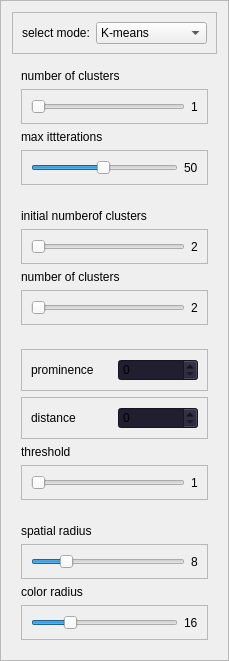
            <widget class="QFrame" name="frame_3">
             <property name="sizePolicy">
              <sizepolicy hsizetype="Preferred" vsizetype="Preferred">
               <horstretch>0</horstretch>
               <verstretch>0</verstretch>
              </sizepolicy>
             </property>
             <property name="frameShape">
              <enum>QFrame::StyledPanel</enum>
             </property>
             <property name="frameShadow">
              <enum>QFrame::Raised</enum>
             </property>
             <layout class="QVBoxLayout" name="verticalLayout_4">
              <item>
               <widget class="QFrame" name="frame_14">
                <property name="frameShape">
                 <enum>QFrame::StyledPanel</enum>
                </property>
                <property name="frameShadow">
                 <enum>QFrame::Raised</enum>
                </property>
                <layout class="QHBoxLayout" name="horizontalLayout_3">
                 <item>
                  <widget class="QLabel" name="label_2">
                   <property name="maximumSize">
                    <size>
                     <width>16777215</width>
                     <height>35</height>
                    </size>
                   </property>
                   <property name="text">
                    <string>select mode:</string>
                   </property>
                  </widget>
                 </item>
                 <item>
                  <widget class="QComboBox" name="mode_combo">
                   <property name="currentText">
                    <string>K-means</string>
                   </property>
                   <item>
                    <property name="text">
                     <string>K-means</string>
                    </property>
                   </item>
                   <item>
                    <property name="text">
                     <string>agglomerative</string>
                    </property>
                   </item>
                   <item>
                    <property name="text">
                     <string>region growing</string>
                    </property>
                   </item>
                   <item>
                    <property name="text">
                     <string>mean shift</string>
                    </property>
                   </item>
                  </widget>
                 </item>
                </layout>
               </widget>
              </item>
              <item>
               <widget class="QWidget" name="kmeans_widget" native="true">
                <layout class="QVBoxLayout" name="verticalLayout_11">
                 <item>
                  <widget class="QLabel" name="label_3">
                   <property name="text">
                    <string>number of clusters</string>
                   </property>
                  </widget>
                 </item>
                 <item>
                  <widget class="QFrame" name="frame_21">
                   <property name="frameShape">
                    <enum>QFrame::StyledPanel</enum>
                   </property>
                   <property name="frameShadow">
                    <enum>QFrame::Raised</enum>
                   </property>
                   <layout class="QHBoxLayout" name="horizontalLayout_12">
                    <item>
                     <widget class="QSlider" name="num_clusters_slider">
                      <property name="minimum">
                       <number>1</number>
                      </property>
                      <property name="maximum">
                       <number>10</number>
                      </property>
                      <property name="orientation">
                       <enum>Qt::Horizontal</enum>
                      </property>
                     </widget>
                    </item>
                    <item>
                     <widget class="QLabel" name="num_clusters_label">
                      <property name="text">
                       <string>1</string>
                      </property>
                     </widget>
                    </item>
                   </layout>
                  </widget>
                 </item>
                 <item>
                  <widget class="QLabel" name="label_4">
                   <property name="text">
                    <string>max ittterations</string>
                   </property>
                  </widget>
                 </item>
                 <item>
                  <widget class="QFrame" name="frame_22">
                   <property name="frameShape">
                    <enum>QFrame::StyledPanel</enum>
                   </property>
                   <property name="frameShadow">
                    <enum>QFrame::Raised</enum>
                   </property>
                   <layout class="QHBoxLayout" name="horizontalLayout_13">
                    <item>
                     <widget class="QSlider" name="max_iterations_slider">
                      <property name="minimum">
                       <number>1</number>
                      </property>
                      <property name="maximum">
                       <number>100</number>
                      </property>
                      <property name="value">
                       <number>50</number>
                      </property>
                      <property name="sliderPosition">
                       <number>50</number>
                      </property>
                      <property name="orientation">
                       <enum>Qt::Horizontal</enum>
                      </property>
                     </widget>
                    </item>
                    <item>
                     <widget class="QLabel" name="max_iterations_label">
                      <property name="text">
                       <string>50</string>
                      </property>
                     </widget>
                    </item>
                   </layout>
                  </widget>
                 </item>
                </layout>
               </widget>
              </item>
              <item>
               <widget class="QWidget" name="agglomerative_widget" native="true">
                <layout class="QVBoxLayout" name="verticalLayout_23">
                 <item>
                  <widget class="QLabel" name="label_12">
                   <property name="text">
                    <string>initial numberof clusters</string>
                   </property>
                  </widget>
                 </item>
                 <item>
                  <widget class="QFrame" name="frame_24">
                   <property name="frameShape">
                    <enum>QFrame::StyledPanel</enum>
                   </property>
                   <property name="frameShadow">
                    <enum>QFrame::Raised</enum>
                   </property>
                   <layout class="QHBoxLayout" name="horizontalLayout_15">
                    <item>
                     <widget class="QSlider" name="init_num_clusters_slider">
                      <property name="minimum">
                       <number>2</number>
                      </property>
                      <property name="maximum">
                       <number>50</number>
                      </property>
                      <property name="orientation">
                       <enum>Qt::Horizontal</enum>
                      </property>
                     </widget>
                    </item>
                    <item>
                     <widget class="QLabel" name="init_num_clusters_label">
                      <property name="text">
                       <string>2</string>
                      </property>
                     </widget>
                    </item>
                   </layout>
                  </widget>
                 </item>
                 <item>
                  <widget class="QLabel" name="label_6">
                   <property name="text">
                    <string>number of clusters</string>
                   </property>
                  </widget>
                 </item>
                 <item>
                  <widget class="QFrame" name="frame_23">
                   <property name="frameShape">
                    <enum>QFrame::StyledPanel</enum>
                   </property>
                   <property name="frameShadow">
                    <enum>QFrame::Raised</enum>
                   </property>
                   <layout class="QHBoxLayout" name="horizontalLayout_14">
                    <item>
                     <widget class="QSlider" name="agg_num_clusters_slider">
                      <property name="minimum">
                       <number>2</number>
                      </property>
                      <property name="maximum">
                       <number>50</number>
                      </property>
                      <property name="orientation">
                       <enum>Qt::Horizontal</enum>
                      </property>
                     </widget>
                    </item>
                    <item>
                     <widget class="QLabel" name="agg_num_clusters_label">
                      <property name="text">
                       <string>2</string>
                      </property>
                     </widget>
                    </item>
                   </layout>
                  </widget>
                 </item>
                </layout>
               </widget>
              </item>
              <item>
               <widget class="QWidget" name="region_growing_widget" native="true">
                <layout class="QVBoxLayout" name="verticalLayout_6">
                 <item>
                  <widget class="QFrame" name="frame_25">
                   <property name="frameShape">
                    <enum>QFrame::StyledPanel</enum>
                   </property>
                   <property name="frameShadow">
                    <enum>QFrame::Raised</enum>
                   </property>
                   <layout class="QHBoxLayout" name="horizontalLayout_16">
                    <item>
                     <widget class="QLabel" name="label_13">
                      <property name="text">
                       <string>prominence</string>
                      </property>
                     </widget>
                    </item>
                    <item>
                     <widget class="QSpinBox" name="prominence_spinbox">
                      <property name="styleSheet">
                       <string notr="true">background-color: rgb(82, 85, 91);
background-color: rgb(33, 30, 48);</string>
                      </property>
                      <property name="minimum">
                       <number>0</number>
                      </property>
                      <property name="maximum">
                       <number>100</number>
                      </property>
                      <property name="singleStep">
                       <number>10</number>
                      </property>
                     </widget>
                    </item>
                   </layout>
                  </widget>
                 </item>
                 <item>
                  <widget class="QFrame" name="frame_27">
                   <property name="frameShape">
                    <enum>QFrame::StyledPanel</enum>
                   </property>
                   <property name="frameShadow">
                    <enum>QFrame::Raised</enum>
                   </property>
                   <layout class="QHBoxLayout" name="horizontalLayout_18">
                    <item>
                     <widget class="QLabel" name="label_15">
                      <property name="text">
                       <string>distance</string>
                      </property>
                     </widget>
                    </item>
                    <item>
                     <widget class="QSpinBox" name="distance_spinbox">
                      <property name="styleSheet">
                       <string notr="true">background-color: rgb(82, 85, 91);
background-color: rgb(33, 30, 48);</string>
                      </property>
                      <property name="maximum">
                       <number>300</number>
                      </property>
                     </widget>
                    </item>
                   </layout>
                  </widget>
                 </item>
                 <item>
                  <widget class="QLabel" name="label_8">
                   <property name="text">
                    <string>threshold</string>
                   </property>
                  </widget>
                 </item>
                 <item>
                  <widget class="QFrame" name="frame_26">
                   <property name="frameShape">
                    <enum>QFrame::StyledPanel</enum>
                   </property>
                   <property name="frameShadow">
                    <enum>QFrame::Raised</enum>
                   </property>
                   <layout class="QHBoxLayout" name="horizontalLayout_17">
                    <item>
                     <widget class="QSlider" name="region_growing_threshold_slider">
                      <property name="minimum">
                       <number>1</number>
                      </property>
                      <property name="maximum">
                       <number>80</number>
                      </property>
                      <property name="orientation">
                       <enum>Qt::Horizontal</enum>
                      </property>
                     </widget>
                    </item>
                    <item>
                     <widget class="QLabel" name="region_growing_threshold_label">
                      <property name="text">
                       <string>1</string>
                      </property>
                     </widget>
                    </item>
                   </layout>
                  </widget>
                 </item>
                </layout>
               </widget>
              </item>
              <item>
               <widget class="QWidget" name="mean_shift_widget" native="true">
                <layout class="QVBoxLayout" name="verticalLayout_13">
                 <item>
                  <widget class="QLabel" name="label_10">
                   <property name="text">
                    <string>spatial radius</string>
                   </property>
                  </widget>
                 </item>
                 <item>
                  <widget class="QFrame" name="frame_28">
                   <property name="frameShape">
                    <enum>QFrame::StyledPanel</enum>
                   </property>
                   <property name="frameShadow">
                    <enum>QFrame::Raised</enum>
                   </property>
                   <layout class="QHBoxLayout" name="horizontalLayout_19">
                    <item>
                     <widget class="QSlider" name="spatial_radius_slider">
                      <property name="minimum">
                       <number>5</number>
                      </property>
                      <property name="maximum">
                       <number>20</number>
                      </property>
                      <property name="value">
                       <number>8</number>
                      </property>
                      <property name="orientation">
                       <enum>Qt::Horizontal</enum>
                      </property>
                     </widget>
                    </item>
                    <item>
                     <widget class="QLabel" name="spatial_radius_label">
                      <property name="text">
                       <string>8</string>
                      </property>
                     </widget>
                    </item>
                   </layout>
                  </widget>
                 </item>
                 <item>
                  <widget class="QLabel" name="label_11">
                   <property name="text">
                    <string>color radius</string>
                   </property>
                  </widget>
                 </item>
                 <item>
                  <widget class="QFrame" name="frame_29">
                   <property name="frameShape">
                    <enum>QFrame::StyledPanel</enum>
                   </property>
                   <property name="frameShadow">
                    <enum>QFrame::Raised</enum>
                   </property>
                   <layout class="QHBoxLayout" name="horizontalLayout_20">
                    <item>
                     <widget class="QSlider" name="color_radius_slider">
                      <property name="minimum">
                       <number>5</number>
                      </property>
                      <property name="maximum">
                       <number>50</number>
                      </property>
                      <property name="value">
                       <number>16</number>
                      </property>
                      <property name="sliderPosition">
                       <number>16</number>
                      </property>
                      <property name="orientation">
                       <enum>Qt::Horizontal</enum>
                      </property>
                     </widget>
                    </item>
                    <item>
                     <widget class="QLabel" name="color_radius_label">
                      <property name="text">
                       <string>16</string>
                      </property>
                     </widget>
                    </item>
                   </layout>
                  </widget>
                 </item>
                </layout>
               </widget>
              </item>
             </layout>
            </widget>
